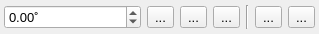
<?xml version="1.0" encoding="UTF-8"?>
<ui version="4.0">
 <class>IP</class>
 <widget class="QWidget" name="IP">
  <property name="geometry">
   <rect>
    <x>0</x>
    <y>0</y>
    <width>319</width>
    <height>34</height>
   </rect>
  </property>
  <property name="font">
   <font>
    <pointsize>10</pointsize>
   </font>
  </property>
  <property name="windowTitle">
   <string>Form</string>
  </property>
  <layout class="QGridLayout" name="gridLayout">
   <property name="leftMargin">
    <number>4</number>
   </property>
   <property name="topMargin">
    <number>4</number>
   </property>
   <property name="rightMargin">
    <number>4</number>
   </property>
   <property name="bottomMargin">
    <number>4</number>
   </property>
   <item row="0" column="1">
    <widget class="QToolButton" name="flipLR">
     <property name="text">
      <string>...</string>
     </property>
     <property name="icon">
      <iconset resource="../../../build-neutrinoMaster-Brew-Debug/src/qrc/icons.qrc">
       <normaloff>:/icons/flipLeftRight.png</normaloff>:/icons/flipLeftRight.png</iconset>
     </property>
     <property name="checkable">
      <bool>true</bool>
     </property>
     <property name="neutrinoSave" stdset="0">
      <bool>true</bool>
     </property>
    </widget>
   </item>
   <item row="0" column="6">
    <widget class="QToolButton" name="saveImage">
     <property name="text">
      <string>...</string>
     </property>
     <property name="icon">
      <iconset resource="../../../build-neutrinoMaster-Brew-Debug/src/qrc/icons.qrc">
       <normaloff>:/icons/save.png</normaloff>:/icons/save.png</iconset>
     </property>
    </widget>
   </item>
   <item row="0" column="3">
    <widget class="QToolButton" name="transpose">
     <property name="text">
      <string>...</string>
     </property>
     <property name="icon">
      <iconset resource="../../../build-neutrinoMaster-Brew-Debug/src/qrc/icons.qrc">
       <normaloff>:/icons/transpose.png</normaloff>:/icons/transpose.png</iconset>
     </property>
     <property name="checkable">
      <bool>true</bool>
     </property>
     <property name="neutrinoSave" stdset="0">
      <bool>true</bool>
     </property>
    </widget>
   </item>
   <item row="0" column="2">
    <widget class="QToolButton" name="flipUD">
     <property name="text">
      <string>...</string>
     </property>
     <property name="icon">
      <iconset resource="../../../build-neutrinoMaster-Brew-Debug/src/qrc/icons.qrc">
       <normaloff>:/icons/flipUpDown.png</normaloff>:/icons/flipUpDown.png</iconset>
     </property>
     <property name="checkable">
      <bool>true</bool>
     </property>
     <property name="neutrinoSave" stdset="0">
      <bool>true</bool>
     </property>
    </widget>
   </item>
   <item row="0" column="5">
    <widget class="QToolButton" name="rectROI">
     <property name="toolTip">
      <string>rectangle parameter window</string>
     </property>
     <property name="text">
      <string>...</string>
     </property>
     <property name="icon">
      <iconset resource="../../../build-neutrinoMaster-Brew-Debug/src/qrc/icons.qrc">
       <normaloff>:/icons/rect.png</normaloff>:/icons/rect.png</iconset>
     </property>
    </widget>
   </item>
   <item row="0" column="0">
    <widget class="QDoubleSpinBox" name="angle">
     <property name="toolTip">
      <string>Fringes orientation</string>
     </property>
     <property name="suffix">
      <string>˚</string>
     </property>
     <property name="minimum">
      <double>-360.000000000000000</double>
     </property>
     <property name="maximum">
      <double>360.000000000000000</double>
     </property>
     <property name="neutrinoSave" stdset="0">
      <bool>true</bool>
     </property>
    </widget>
   </item>
   <item row="0" column="4">
    <widget class="Line" name="line">
     <property name="orientation">
      <enum>Qt::Vertical</enum>
     </property>
    </widget>
   </item>
  </layout>
  <action name="actionSaveIPs">
   <property name="icon">
    <iconset resource="../../../build-neutrinoMaster-Brew-Debug/src/qrc/icons.qrc">
     <normaloff>:/icons/save.png</normaloff>:/icons/save.png</iconset>
   </property>
   <property name="text">
    <string>save IPs</string>
   </property>
   <property name="toolTip">
    <string>Save all images</string>
   </property>
  </action>
 </widget>
 <resources>
  <include location="../../../build-neutrinoMaster-Brew-Debug/src/qrc/icons.qrc"/>
 </resources>
 <connections/>
</ui>
